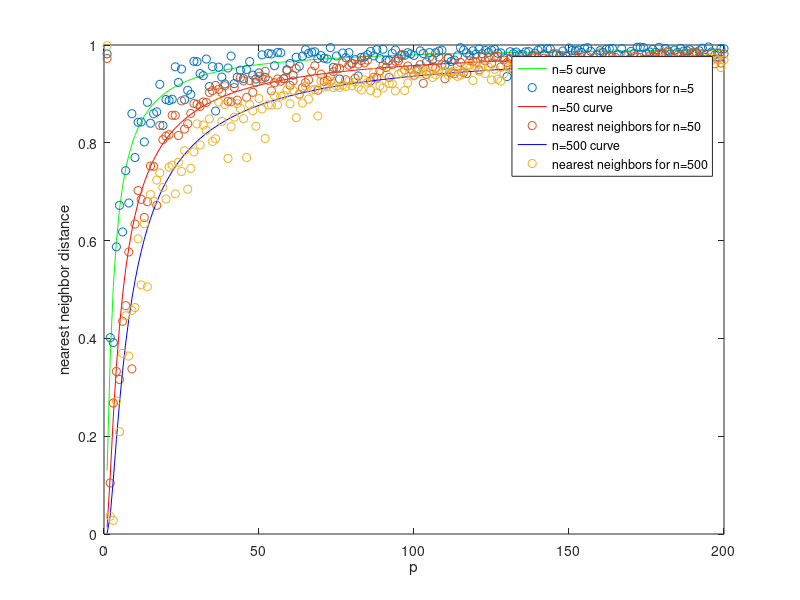

This chart was generated by the following MATLAB code:
n = 5;
for p = 1:200
    %generate data
    X = 2*rand(n,p)-1;
    %find nearest neighbor to origin in ell_infty
    [mind5(p),i] = min(max(abs(X')));
end

n = 50;
for p = 1:200
    %generate data
    X = 2*rand(n,p)-1;
    %find nearest neighbor to origin in ell_infty
    [mind50(p),i] = min(max(abs(X')));
end

n = 500;
for p = 1:200
    %generate data
    X = 2*rand(n,p)-1;
    %find nearest neighbor to origin in ell_infty
    [mind500(p),i] = min(max(abs(X')));
end

pval = [1:200];
yval5 = (1 - (.5).^(1/5)).^(1./pval);
yval50 = (1 - (.5).^(1/50)).^(1./pval);
yval500 = (1 - (.5)^(1/500)).^(1./pval);

plot(pval,yval5,'g-')
hold
scatter([1:200],mind5,'g+')
plot(pval,yval50,'r-')
scatter([1:200],mind50,'ro')
plot(pval,yval500,'b-')
scatter([1:200],mind500,'bd')
legend('n=5 curve','nearest neighbors for n=5','n=50 curve', 'nearest neighbors for n=50', 'n=500 curve', 'nearest neighbors for n=500')
xlabel('p')
ylabel('nearest neighbor distance')